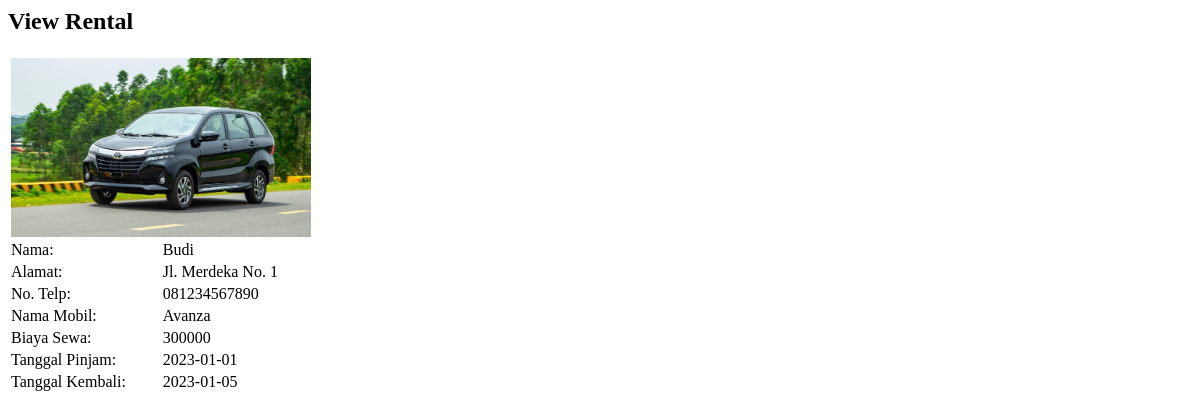
/pages/rental_view.php?id=1&id_mobil=1, run on an earlier commit of the app's database.
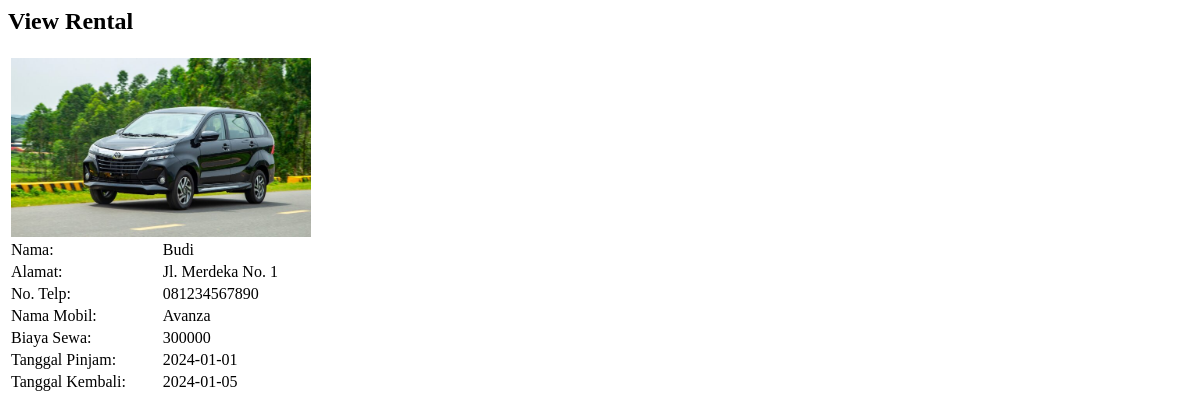
And on a later commit of the database.
### tables this page shows
CREATE TABLE rental(
    id_rental INT PRIMARY KEY AUTO_INCREMENT,
    id_pengguna INT,
    id_mobil INT,
    no_plat VARCHAR(20),
    tanggal_rental DATE,
    tanggal_kembali DATE,
    FOREIGN KEY (id_pengguna) REFERENCES pengguna(id_pengguna),
    FOREIGN KEY (id_mobil) REFERENCES mobil(id_mobil)
);

CREATE TABLE mobil(
    id_mobil INT PRIMARY KEY AUTO_INCREMENT,
    nama VARCHAR(100),
    merk VARCHAR(100),
    warna VARCHAR(100),
    tahun_pembuatan INT,
    biaya_sewa INT,
    unit INT,
    no_plat VARCHAR(255),
    gambar VARCHAR(255)
);

CREATE TABLE pengguna(
    id_pengguna INT PRIMARY KEY AUTO_INCREMENT,
    nama VARCHAR(100),
    username VARCHAR(100),
    password VARCHAR(100),
    alamat VARCHAR(100),
    peran ENUM('petugas', 'anggota'),
    no_telp VARCHAR(100)
);

### pages/rental_view.php (the view, shortened to what this page needs)
<?php
include '../koneksi.php';
if (isset($_GET['id'])) {
    $id = $_GET['id'];
    $query = "SELECT p.id_rental, u.nama, u.alamat, u.no_telp, b.id_mobil, b.nama as mobil, b.biaya_sewa, b.gambar, p.tanggal_rental, p.tanggal_kembali
    FROM rental p
    LEFT JOIN mobil b ON p.id_mobil = b.id_mobil
    LEFT JOIN pengguna u ON p.id_pengguna = u.id_pengguna
    WHERE p.id_rental = $id";
    $result = mysqli_query($conn, $query);
    $rental = mysqli_fetch_assoc($result);
}
?>
<head>
</head>
<h2>View Rental</h2>
<form method="POST" action="" autocomplete="off">
    <table>
        <tr>
            <td colspan="2">
                <img src="<?php echo "../uploads/" . $rental['gambar']; ?>" class="car-img">
            </td>
        </tr>
        <tr>
            <td>Nama:</td>
            <td><?= $rental['nama'] ?></td>
        </tr>
        <tr>
            <td>Alamat:</td>
            <td><?= $rental['alamat'] ?></td>
        </tr>
        <tr>
            <td>No. Telp:</td>
            <td><?= $rental['no_telp'] ?></td>
        </tr>
        <tr>
            <td>Nama Mobil:</td>
            <td><?= $rental['mobil'] ?></td>
        </tr>
        <tr>
            <td>Biaya Sewa:</td>
            <td><?= $rental['biaya_sewa'] ?></td>
        </tr>
        <tr>
            <td>Tanggal Pinjam:</td>
            <td><?= $rental['tanggal_rental'] ?></td>
        </tr>
        <tr>
            <td>Tanggal Kembali:</td>
            <td><?= $rental['tanggal_kembali'] ?></td>
        </tr>
    </table>
</form>

### pages/rental_view.php (style rules this page uses)
.car-img { width: 300px; height: auto; }

What changed in the data, as far as the page shows it:
changed rental "Budi": tanggal_rental "2023-01-01" → "2024-01-01"; tanggal_kembali "2023-01-05" → "2024-01-05"
